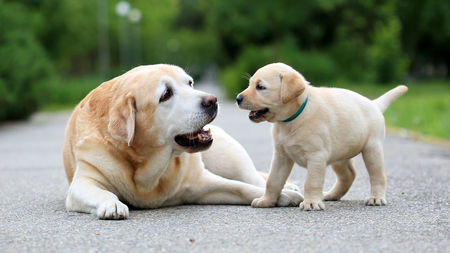
#> input picture Images/dogs.jpg, 450 x 253 px
$ python 'Gradiesnt and Edge Detection.py'   (older library calls are emulated)
#> lines starting #> are read from the running program, lines starting #| are printed output that depends on the picture
#Gradient and Edge Detection

# Importing Modules
import cv2
import numpy as np
from matplotlib import pyplot as plt

# Geting image and reading it using imread()
img = cv2.imread("Images/dogs.jpg", cv2.IMREAD_GRAYSCALE)
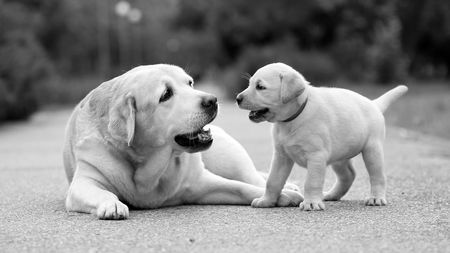
#> img: shape (253, 450); min 0, max 255, mean 136.8

# laplacing shadded black to white strokes
lap = cv2.Laplacian(img, cv2.CV_64F, ksize=3)
lap = np.uint8(np.absolute(lap))
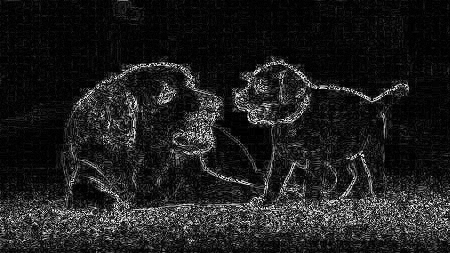
#> lap: shape (253, 450); min 0, max 254, mean 30.4

# canny dark as white sharp line
canny = cv2.Canny(img, 100, 200)
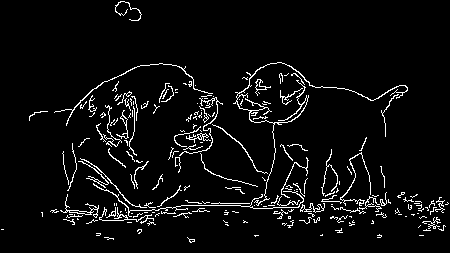
#> canny: shape (253, 450); 5% white in thin lines or dots

# sobel X black to white in x direction
sobelX = cv2.Sobel(img, cv2.CV_64F, 1, 0)
sobelX = np.uint8(np.absolute(sobelX))
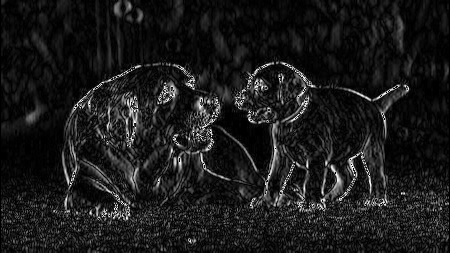
#> sobelX: shape (253, 450); min 0, max 255, mean 26.7

# sobel Y black to white in y direction
sobelY = cv2.Sobel(img, cv2.CV_64F, 0, 1)
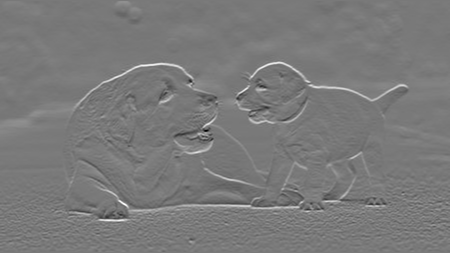
#> sobelY: shape (253, 450) float64; min -816, max 894, mean 4.2; drawn with min black and max white
sobelY = np.uint8(np.absolute(sobelY))
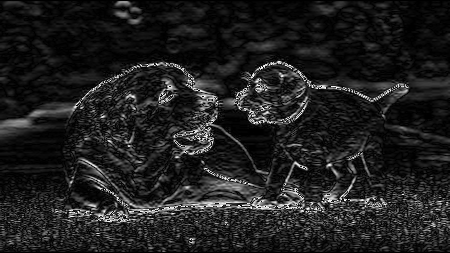
#> sobelY: shape (253, 450); min 0, max 255, mean 31.7

# sobel Combined
sobelCombined = cv2.bitwise_or(sobelX, sobelY)
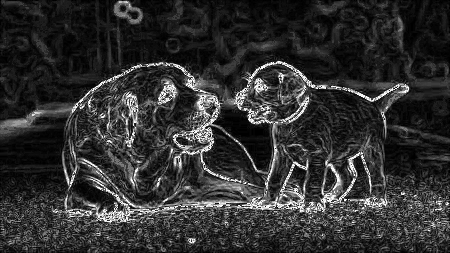
#> sobelCombined: shape (253, 450); min 0, max 255, mean 48.5

# storing the frames and title in list
titles = ['image', 'Laplacian', 'canny', 'sobelX', 'sobelY', 'sobelCombined']
images = [img, lap, canny, sobelX, sobelY, sobelCombined]
# looping on it to add all the frames in the same plot using for loop
for i in range(6):
#> (the run stopped early here; a loop or call above may not have finished)
